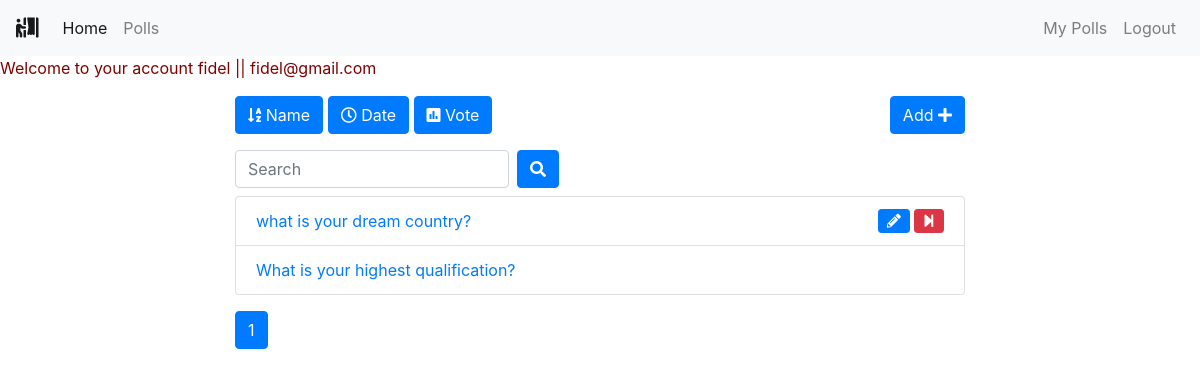
The app's page /polls/list/ (signed in) with its own data.
### polls/models.py (models this page shows, shortened)
class Poll(models.Model):
    owner = models.ForeignKey(User, on_delete=models.CASCADE)
    text = models.TextField()
    pub_date = models.DateTimeField(default=timezone.now)
    active = models.BooleanField(default=True)

### polls/views.py (the view)
# urls.py: path('list/', views.polls_list, name='list'),
@login_required()
def polls_list(request):
    all_polls = Poll.objects.all()
    search_term = ''
    if 'name' in request.GET:
        all_polls = all_polls.order_by('text')
    if 'date' in request.GET:
        all_polls = all_polls.order_by('pub_date')
    if 'vote' in request.GET:
        all_polls = all_polls.annotate(Count('vote')).order_by('vote__count')
    if 'search' in request.GET:
        search_term = request.GET['search']
        all_polls = all_polls.filter(text__icontains=search_term)
    paginator = Paginator(all_polls, 6)  # Show 6 contacts per page
    page = request.GET.get('page')
    polls = paginator.get_page(page)
    get_dict_copy = request.GET.copy()
    params = get_dict_copy.pop('page', True) and get_dict_copy.urlencode()
    print(params)
    context = {
        'polls': polls,
        'params': params,
        'search_term': search_term,
    }
    return render(request, 'polls/polls_list.html', context)

### polls/templates/polls/polls_list.html (shortened to what this page needs)
{% extends 'base.html' %}
{% block content %}
<marquee>
<p align="left" style="color:maroon"> Welcome to your account {{ request.user.username }} || {{request.user.email}} </p></marquee>
<div class="container"><p align="right">
    <div class="row">
        <div class="col-md-8 offset-sm-2">
            <a class="btn btn-{% if 'name' in request.GET %}warning{% else %}primary{% endif %} mb-3" href="?name=True"
                role="button"><i class="fas fa-sort-alpha-down"></i>
                Name</a>
            <a class="btn btn-{% if 'date' in request.GET %}warning{% else %}primary{% endif %} mb-3" href="?date=True"
                role="button"><i class="far fa-clock"></i> Date</a>
            <a class="btn btn-{% if 'vote' in request.GET %}warning{% else %}primary{% endif %} mb-3" href="?vote=True"
                role="button"><i class="fas fa-poll"></i> Vote</a>
            <a class="btn btn-primary mb-3 float-right" href="{% url 'polls:add' %}" role="button">Add <i class="fas fa-plus"></i></a>
            <form class="form-inline">
                <div class="form-group mr-sm-2 mb-2">
                    <input type="search" class="form-control" name="search" placeholder="Search" value={{ search_term }}>
                </div>
                <button type="submit" class="btn btn-primary mb-2"><i class="fas fa-search"></i></button>
            </form>
            <ul class="list-group">
                {% for poll in polls %}
                <li class="list-group-item"><a href="{% url 'polls:detail' poll.id %}">{{ poll.text|truncatewords:5 }}
                    </a>
                    {% if request.user == poll.owner %}
                    {% if poll.active %}
                    <a href="{% url 'polls:end_poll' poll.id %}" data-toggle="tooltip" data-placement="top" title="End Poll"
                        onclick="return confirm('Are you sure ?')"><i class="fas fa-step-forward float-right btn btn-danger btn-sm"></i></a>
                    {% endif %}
                    <a href="{% url 'polls:edit' poll.id %}" class="mr-3" data-toggle="tooltip" data-placement="top"
                        title="Edit Poll"><i class="fas fa-pencil-alt float-right btn btn-primary btn-sm mr-1"></i></a>
                    {% endif %}
                </li>
                {% endfor %}
            </ul>
            <nav class="mt-3">
                <ul class="pagination">
                    <li class="page-item active"><a class="page-link" href="">{{ polls.number }}</a></li>
                </ul>
            </nav>
        </div>
    </div>
</div>
{% endblock content %}

### records on screen
Poll: text "what is your dream country?", active True (drawn)
Poll: text "What is your highest qualification?"

### other values on screen
{{ request.user.username }} "fidel"
{{ request.user.email }} "fidel@gmail.com"
{{ polls.number }} "1"
